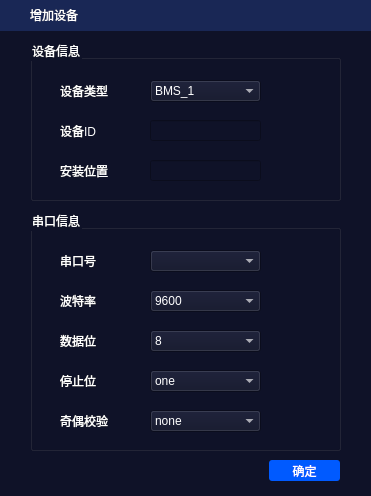
<?xml version="1.0" encoding="UTF-8"?>
<ui version="4.0">
 <class>AddPowerForm</class>
 <widget class="QWidget" name="AddPowerForm">
  <property name="geometry">
   <rect>
    <x>0</x>
    <y>0</y>
    <width>371</width>
    <height>496</height>
   </rect>
  </property>
  <property name="windowTitle">
   <string>Form</string>
  </property>
  <property name="styleSheet">
   <string notr="true">QWidget
{
font: 11pt &quot;微软雅黑&quot;;
background-color: #0f1228;
color: rgb(255, 255, 255);
}
.QPushButton{
font: 9pt &quot;微软雅黑&quot;;
border-radius:3px;
border-style:none;
	color: rgb(255, 255, 255);
background-color: #005AFF;
}
.QPushButton:hover{
padding:4px 4px 2px 4px;
background-color: #005AFF;
}</string>
  </property>
  <widget class="QWidget" name="widget" native="true">
   <property name="geometry">
    <rect>
     <x>0</x>
     <y>0</y>
     <width>371</width>
     <height>31</height>
    </rect>
   </property>
   <property name="styleSheet">
    <string notr="true">background-color:#192755;</string>
   </property>
   <widget class="QPushButton" name="btn_close">
    <property name="geometry">
     <rect>
      <x>340</x>
      <y>5</y>
      <width>20</width>
      <height>20</height>
     </rect>
    </property>
    <property name="styleSheet">
     <string notr="true">QPushButton{
	border-image: url(:/image/close.png);
}
QPushButton:hover{
	border-image: url(:/image/close_hover.png);
}</string>
    </property>
    <property name="text">
     <string/>
    </property>
   </widget>
   <widget class="QLabel" name="label">
    <property name="geometry">
     <rect>
      <x>4</x>
      <y>5</y>
      <width>20</width>
      <height>20</height>
     </rect>
    </property>
    <property name="text">
     <string/>
    </property>
    <property name="pixmap">
     <pixmap resource="../res.qrc">:/image/battery_discharge.png</pixmap>
    </property>
    <property name="scaledContents">
     <bool>true</bool>
    </property>
    <property name="wordWrap">
     <bool>false</bool>
    </property>
   </widget>
   <widget class="QLabel" name="label_2">
    <property name="geometry">
     <rect>
      <x>30</x>
      <y>5</y>
      <width>121</width>
      <height>20</height>
     </rect>
    </property>
    <property name="text">
     <string>增加设备</string>
    </property>
   </widget>
  </widget>
  <widget class="QGroupBox" name="groupBox">
   <property name="geometry">
    <rect>
     <x>30</x>
     <y>210</y>
     <width>311</width>
     <height>241</height>
    </rect>
   </property>
   <property name="title">
    <string>串口信息</string>
   </property>
   <widget class="QComboBox" name="cbt_parity">
    <property name="geometry">
     <rect>
      <x>120</x>
      <y>200</y>
      <width>111</width>
      <height>22</height>
     </rect>
    </property>
    <item>
     <property name="text">
      <string>none</string>
     </property>
    </item>
    <item>
     <property name="text">
      <string>odd</string>
     </property>
    </item>
    <item>
     <property name="text">
      <string>even</string>
     </property>
    </item>
    <item>
     <property name="text">
      <string>mark</string>
     </property>
    </item>
   </widget>
   <widget class="QComboBox" name="cbt_com">
    <property name="geometry">
     <rect>
      <x>120</x>
      <y>40</y>
      <width>111</width>
      <height>22</height>
     </rect>
    </property>
   </widget>
   <widget class="QLabel" name="label_6">
    <property name="geometry">
     <rect>
      <x>30</x>
      <y>40</y>
      <width>51</width>
      <height>21</height>
     </rect>
    </property>
    <property name="text">
     <string>串口号</string>
    </property>
   </widget>
   <widget class="QComboBox" name="cbt_stopbits">
    <property name="geometry">
     <rect>
      <x>120</x>
      <y>160</y>
      <width>111</width>
      <height>22</height>
     </rect>
    </property>
    <item>
     <property name="text">
      <string>one</string>
     </property>
    </item>
    <item>
     <property name="text">
      <string>two</string>
     </property>
    </item>
    <item>
     <property name="text">
      <string>onepointfive</string>
     </property>
    </item>
   </widget>
   <widget class="QComboBox" name="cbt_databits">
    <property name="geometry">
     <rect>
      <x>120</x>
      <y>120</y>
      <width>111</width>
      <height>22</height>
     </rect>
    </property>
    <property name="currentIndex">
     <number>3</number>
    </property>
    <item>
     <property name="text">
      <string>5</string>
     </property>
    </item>
    <item>
     <property name="text">
      <string>6</string>
     </property>
    </item>
    <item>
     <property name="text">
      <string>7</string>
     </property>
    </item>
    <item>
     <property name="text">
      <string>8</string>
     </property>
    </item>
   </widget>
   <widget class="QLabel" name="label_9">
    <property name="geometry">
     <rect>
      <x>30</x>
      <y>160</y>
      <width>51</width>
      <height>21</height>
     </rect>
    </property>
    <property name="text">
     <string>停止位</string>
    </property>
   </widget>
   <widget class="QLabel" name="label_8">
    <property name="geometry">
     <rect>
      <x>30</x>
      <y>120</y>
      <width>51</width>
      <height>21</height>
     </rect>
    </property>
    <property name="text">
     <string>数据位</string>
    </property>
   </widget>
   <widget class="QLabel" name="label_7">
    <property name="geometry">
     <rect>
      <x>30</x>
      <y>80</y>
      <width>51</width>
      <height>21</height>
     </rect>
    </property>
    <property name="text">
     <string>波特率</string>
    </property>
   </widget>
   <widget class="QComboBox" name="cbt_baudrate">
    <property name="geometry">
     <rect>
      <x>120</x>
      <y>80</y>
      <width>111</width>
      <height>22</height>
     </rect>
    </property>
    <property name="currentIndex">
     <number>5</number>
    </property>
    <item>
     <property name="text">
      <string>300</string>
     </property>
    </item>
    <item>
     <property name="text">
      <string>600</string>
     </property>
    </item>
    <item>
     <property name="text">
      <string>1200</string>
     </property>
    </item>
    <item>
     <property name="text">
      <string>2400</string>
     </property>
    </item>
    <item>
     <property name="text">
      <string>4800</string>
     </property>
    </item>
    <item>
     <property name="text">
      <string>9600</string>
     </property>
    </item>
    <item>
     <property name="text">
      <string>14400</string>
     </property>
    </item>
    <item>
     <property name="text">
      <string>19200</string>
     </property>
    </item>
    <item>
     <property name="text">
      <string>38400</string>
     </property>
    </item>
    <item>
     <property name="text">
      <string>56000</string>
     </property>
    </item>
    <item>
     <property name="text">
      <string>57600</string>
     </property>
    </item>
   </widget>
   <widget class="QLabel" name="label_10">
    <property name="geometry">
     <rect>
      <x>30</x>
      <y>200</y>
      <width>61</width>
      <height>21</height>
     </rect>
    </property>
    <property name="text">
     <string>奇偶校验</string>
    </property>
   </widget>
   <widget class="QLabel" name="lab_com_alarm">
    <property name="geometry">
     <rect>
      <x>233</x>
      <y>40</y>
      <width>71</width>
      <height>21</height>
     </rect>
    </property>
    <property name="styleSheet">
     <string notr="true">color: rgb(170, 0, 0);</string>
    </property>
    <property name="text">
     <string/>
    </property>
   </widget>
  </widget>
  <widget class="QGroupBox" name="groupBox_2">
   <property name="geometry">
    <rect>
     <x>30</x>
     <y>40</y>
     <width>311</width>
     <height>161</height>
    </rect>
   </property>
   <property name="title">
    <string>设备信息</string>
   </property>
   <widget class="QLineEdit" name="led_site">
    <property name="geometry">
     <rect>
      <x>120</x>
      <y>120</y>
      <width>111</width>
      <height>21</height>
     </rect>
    </property>
   </widget>
   <widget class="QLabel" name="label_4">
    <property name="geometry">
     <rect>
      <x>30</x>
      <y>40</y>
      <width>71</width>
      <height>21</height>
     </rect>
    </property>
    <property name="text">
     <string>设备类型</string>
    </property>
   </widget>
   <widget class="QComboBox" name="comboBox">
    <property name="geometry">
     <rect>
      <x>120</x>
      <y>40</y>
      <width>111</width>
      <height>22</height>
     </rect>
    </property>
    <item>
     <property name="text">
      <string>BMS_1</string>
     </property>
    </item>
   </widget>
   <widget class="QLabel" name="label_3">
    <property name="geometry">
     <rect>
      <x>30</x>
      <y>80</y>
      <width>51</width>
      <height>21</height>
     </rect>
    </property>
    <property name="text">
     <string>设备ID</string>
    </property>
   </widget>
   <widget class="QLineEdit" name="led_power_id">
    <property name="geometry">
     <rect>
      <x>120</x>
      <y>80</y>
      <width>111</width>
      <height>21</height>
     </rect>
    </property>
    <property name="readOnly">
     <bool>true</bool>
    </property>
   </widget>
   <widget class="QLabel" name="label_5">
    <property name="geometry">
     <rect>
      <x>30</x>
      <y>120</y>
      <width>61</width>
      <height>21</height>
     </rect>
    </property>
    <property name="text">
     <string>安装位置</string>
    </property>
   </widget>
  </widget>
  <widget class="QPushButton" name="btn_sure">
   <property name="geometry">
    <rect>
     <x>269</x>
     <y>460</y>
     <width>71</width>
     <height>21</height>
    </rect>
   </property>
   <property name="styleSheet">
    <string notr="true">background-color: #005AFF;</string>
   </property>
   <property name="text">
    <string>确定</string>
   </property>
  </widget>
 </widget>
 <resources>
  <include location="../res.qrc"/>
 </resources>
 <connections/>
</ui>
